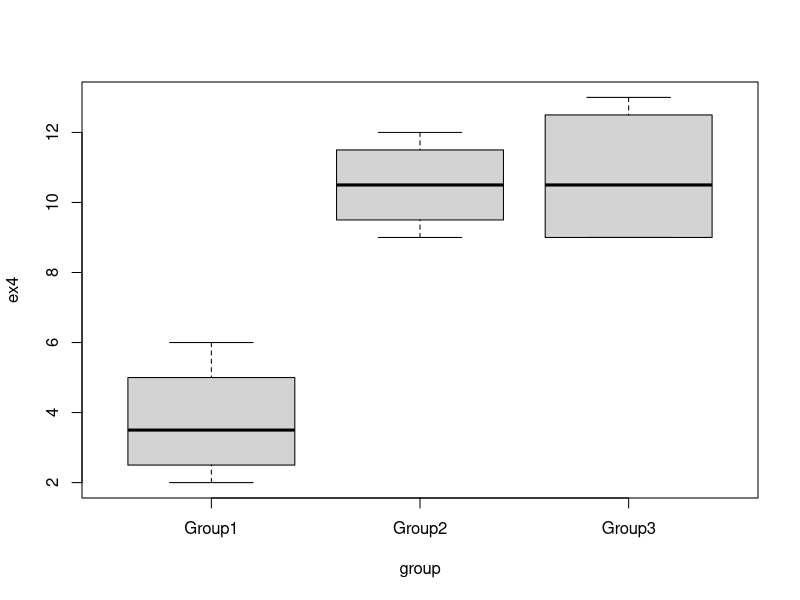
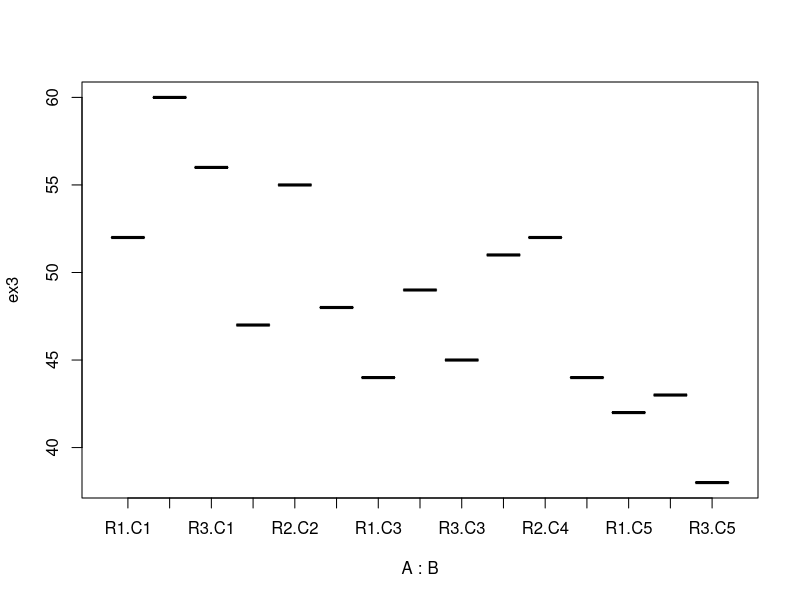
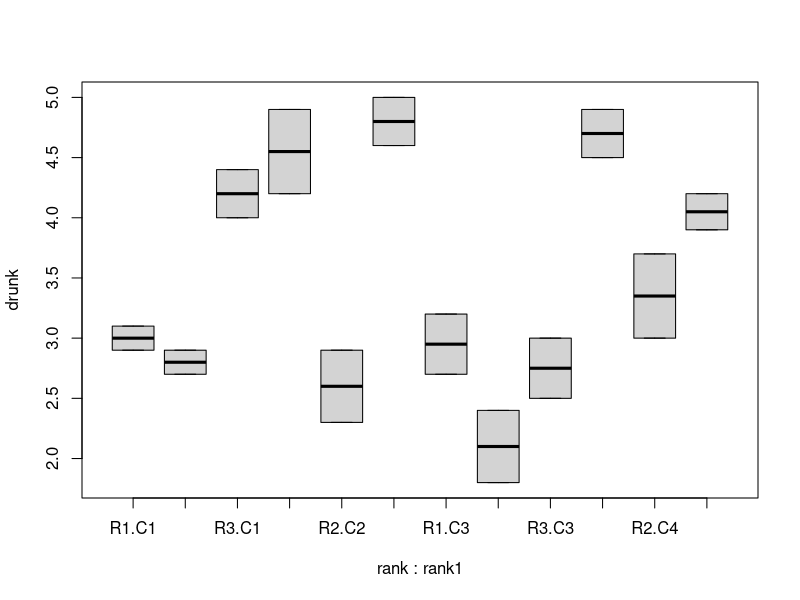
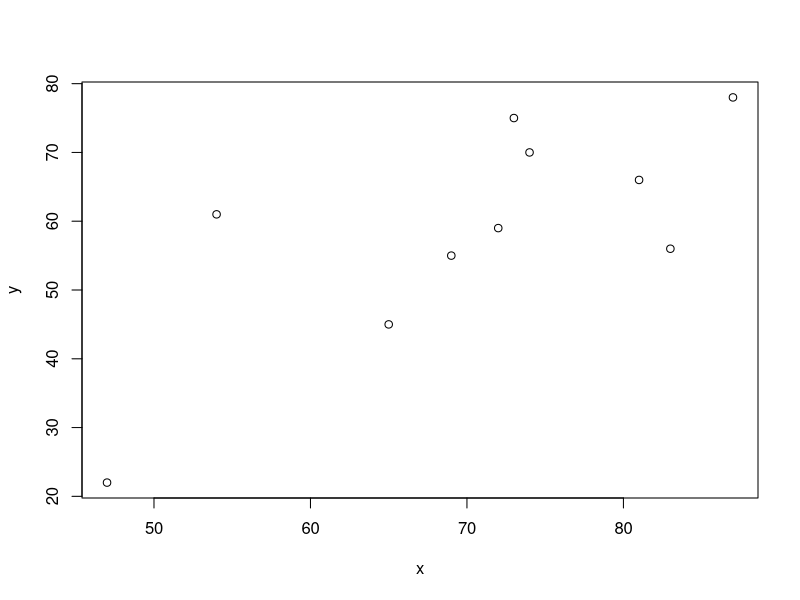

Generate these figures, in order, with R:
#one way anova
drunk = c(7,4,9,3,2,4,2,3,2);
rank =c(rep("D",3), rep("V",3), rep("P",3));
statedrunk = data.frame(drunk,rank);
anova = aov(drunk~rank, data = statedrunk);
model = lm(drunk~rank);
summary(model);
summary(anova)
TukeyHSD(anova)

##one way anova
ex4 = c(6,2,4,3,10,9,11,12,9,12,13,9);
group =c(rep("Group1",4), rep("Group2",4), rep("Group3",4));
state_group = data.frame(ex4,group);
boxplot(ex4~group) 
anova_4 = aov(ex4~group, data = state_group);
summary(anova_4)
TukeyHSD(anova_4)

##one way anova
drunk = c(49.8,48.5,48.7,47.2,49.3,51.5,50.9,50.1,51.2,52.8,52.3,53.2);
rank =c(rep("D",4), rep("V",4), rep("P",4));
statedrunk = data.frame(drunk,rank);
anova = aov(drunk~rank, data = statedrunk);
summary(anova)
TukeyHSD(anova)

## two way anova
drunk = c(3.1, 4.2, 2.7, 4.9, 2.9, 4.9, 3.2, 4.5, 2.7, 2.9, 1.8, 3.0);
rank =c(rep("R1",4), rep("R2",4), rep("R3",4));
rank1 =c(rep(c("C1","C2","C3","C4"),3));
statedrunk = data.frame(drunk,rank,rank1);
result = aov(drunk~rank+rank1+rank*rank1, data = statedrunk);
summary(result);

## two way anova
ex3 = c(52, 47, 44, 51, 42, 60, 55, 49, 52, 43, 56, 48, 45, 44, 38);
A =c(rep("R1",5), rep("R2",5), rep("R3",5));
B =c(rep(c("C1","C2","C3","C4", "C5"),3));
boxplot(ex3~A+B) 
state_ex3 = data.frame(ex3,A,B);
result_3 = lm(ex3~A+B, data = state_ex3);
anova(result_3)
summary(result_3)

##two way anova 
drunk = c(3.1, 4.2, 2.7, 4.9, 2.9, 4.9, 3.2, 4.5, 2.7, 2.9, 1.8, 3.0,
          2.9, 2.3, 2.4, 3.7, 4.0, 4.6, 3.0, 3.9, 4.4, 5.0, 2.5, 4.2);
rank =c(rep("R1",8), rep("R2",8), rep("R3",8));
rank1 =c(rep(c("C1","C2","C3","C4"),6));
boxplot(drunk~rank+rank1) 
statedrunk = data.frame(drunk,rank,rank1);
result = aov(drunk~rank+rank1, data = statedrunk);
summary(result);
#TukeyHSD confidence interval
TukeyHSD(result);

#Test for interaction terms
##compare ( interaction term )T = R+C+I+W without.. T = R +C +W
result.add = lm(drunk~rank+rank1, data = statedrunk);
result.full = lm(drunk~rank*rank1, data = statedrunk);
summary(result.full);
anova(result.full);
anova(result.add,result.full)

## two way anova test for interaction terms,test for row and column effects.
IQ = c(105,102, 93, 86, 97, 106, 110, 114,103, 96, 89, 110, 108, 112);
drug = c(rep("placebo",2),rep("muricatoxicicaljuice",3),rep(" australawesomesauce",3),
         rep("placebo",1),rep("muricatoxicicaljuice",2),rep(" australawesomesauce",3));
gender = c(rep("male",8),rep("femal",6));
model.drug = lm(IQ~drug);
model.gender = lm(IQ~gender);
model.add = lm(IQ~drug+gender);
model.full = lm(IQ~drug*gender);
summary(model.add);
summary(model.full);
anova(model.full);
anova(model.add);
anova(model.full,model.add);# Test for interaction terms.
anova(model.add,model.drug);#Test for row effects.
anova(model.add,model.gender);#Test for column effects.



##linear factor fit
group = c(1,2,3,4,1,2,3,4);
rank =c(rep(c("GA","GB"), 4));
rank1 =c(rep(c("G1","G1","G2","G2"),2));
stategroup = data.frame(group,rank,rank1);
model.full = lm(group~rank*rank1)
model.add = lm(group~rank+rank1)#without inter
summary(model.add)
anova(model.full,model.add)


##linear regression
x = c(54,47, 69, 87, 65, 73, 83, 81, 72, 74);
y = c(61, 22, 55, 78, 45, 75, 56, 66, 59, 70);
linear_r1 = lm(y~x)
linear_r2 = lm(x~y)
plot(x,y)
summary(linear_r1)
anova(linear_r1)
cor(y,x)^2*8/(1-cor(y,x)*cor(y,x))#calculate F value using corelation
summary(linear_r2)

##compare linear regression with one way anova
x = c (3, 3, 3, 5, 5, 5, 8, 8, 8, 10, 10, 10);
y = c(4, 6, 2, 9, 12, 11, 13, 14, 14, 18, 16,15);
model.linear = lm(y~x);
model.anova = lm(y~factor(x));
summary(model.linear);
summary(model.anova);
anova(model.linear,model.anova)

##compare linear regression with quadratic regression
x = c(2,6,7,7,14,15,17,17,18,18);
y = c(52, 127, -61, -100, 24, 63, 110, 464, 196, 82);
model.linear = lm(y~x);
model.quadratic = lm(y~x+I(x^2));
summary(model.linear);
summary(model.quadratic)
anova(model.linear,model.quadratic)


